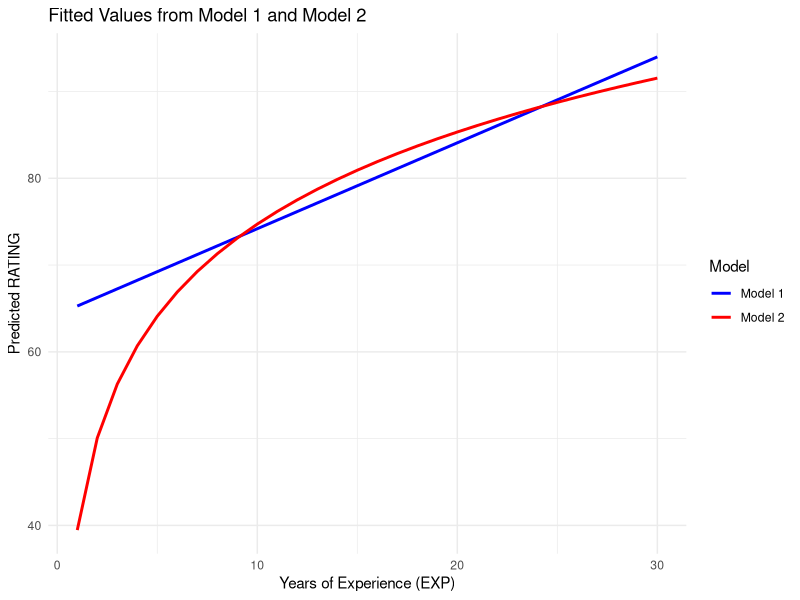

This chart was generated by the following R code:
#題目中已直接給出模型係數與 𝑅 squeal值，因此以下程式碼主要用於「繪圖與計算」示範。若您有實際資料 (EXP, RATING)，
#可將下方「自定義模型」部分改為 lm(RATING ~ EXP, data = ...) 與 lm(RATING ~ log(EXP), data = ...) 取得真實估計結果。

# 載入繪圖套件
library(ggplot2)

#--------------------------------
# 1. 定義模型參數（依題目給定）
#--------------------------------
# Model 1: RATING = 64.289 + 0.990 * EXP, R^2 = 0.3793
beta1_0  <- 64.289  # 截距
beta1_1  <- 0.990   # 斜率
R2_m1    <- 0.3793  # R^2

# Model 2: RATING = 39.464 + 15.312 * ln(EXP), R^2 = 0.6414
beta2_0  <- 39.464
beta2_1  <- 15.312
R2_m2    <- 0.6414

#--------------------------------
# 2. 在 EXP = 1 ~ 30 間繪製預測值
#--------------------------------
exp_values <- 1:30

# Model 1 預測
rating_m1 <- beta1_0 + beta1_1 * exp_values

# Model 2 預測 (log)
rating_m2 <- beta2_0 + beta2_1 * log(exp_values)

# 建立資料框以便 ggplot2 繪圖
df_plot <- data.frame(
  EXP       = exp_values,
  RATING_M1 = rating_m1,
  RATING_M2 = rating_m2
)

# 將兩模型的預測值轉為長格式，便於同一張圖呈現
df_long <- reshape(
  df_plot,
  varying   = c("RATING_M1", "RATING_M2"),
  v.names   = "RATING",
  timevar   = "Model",
  times     = c("Model 1", "Model 2"),
  direction = "long"
)

# 繪製兩條預測曲線
ggplot(df_long, aes(x = EXP, y = RATING, color = Model)) +
  geom_line(size = 1) +
  scale_color_manual(values = c("Model 1" = "blue", "Model 2" = "red")) +
  labs(title = "Fitted Values from Model 1 and Model 2",
       x = "Years of Experience (EXP)",
       y = "Predicted RATING") +
  theme_minimal()

#--------------------------------
# 3. 計算邊際影響 (c) & (d)
#--------------------------------
# (c) Model 1 的邊際影響 = beta1_1 (固定)
marginal_m1_10 <- beta1_1  # EXP=10
marginal_m1_20 <- beta1_1  # EXP=20
cat("Model 1 marginal effect at EXP=10:", marginal_m1_10, "\n")
cat("Model 1 marginal effect at EXP=20:", marginal_m1_20, "\n\n")

# (d) Model 2 的邊際影響 = beta2_1 / EXP
# EXP=10
marginal_m2_10 <- beta2_1 / 10
# EXP=20
marginal_m2_20 <- beta2_1 / 20
cat("Model 2 marginal effect at EXP=10:", marginal_m2_10, "\n")
cat("Model 2 marginal effect at EXP=20:", marginal_m2_20, "\n\n")

#--------------------------------
# 4. 比較兩個模型的 R^2
#--------------------------------
cat("Model 1 R^2 =", R2_m1, "\n")
cat("Model 2 R^2 =", R2_m2, "\n")

#--------------------------------
# (若有實際資料，可用下列方式進行迴歸並獲取真實 R^2)
#--------------------------------
# 假設我們有資料框 df_data，其中包含變數 RATING 與 EXP
# # 線性模型 (Model 1)
# lm_m1 <- lm(RATING ~ EXP, data = df_data)
# summary(lm_m1)$r.squared
#
# # 對數模型 (Model 2)
# # 注意要排除 EXP=0 的觀測值，或改用 ln(EXP+1) 視情況而定
# df_data_nonzero <- subset(df_data, EXP > 0)
# lm_m2 <- lm(RATING ~ log(EXP), data = df_data_nonzero)
# summary(lm_m2)$r.squared

